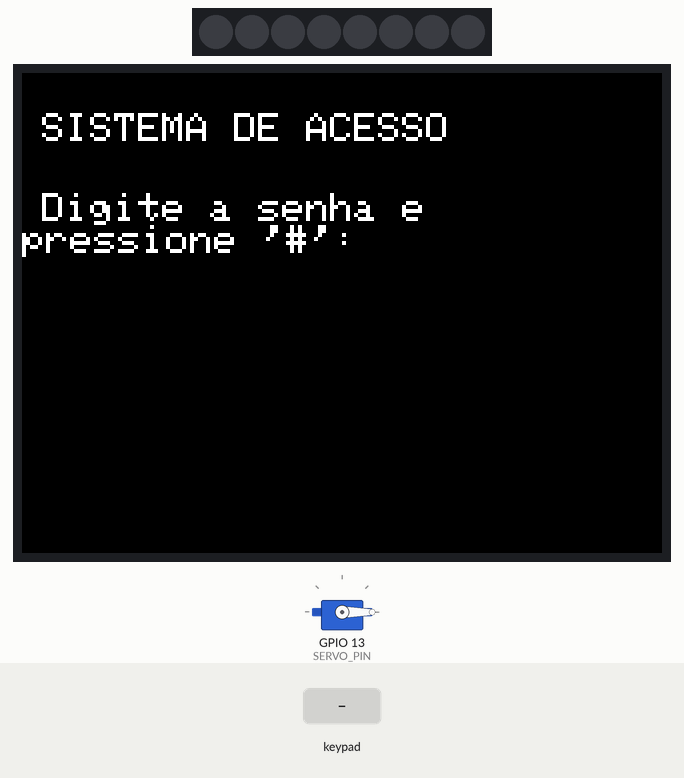
A sketch run on a simulated ESP32. Shown: 8 RGB LEDs in strip order, left to right, servo, 320×240 colour display. The test bench sets the inputs (shaded band). What the sketch prints to the serial monitor is not drawn.

Above: at 1.9 s.
2.0 s: keypad keys 1 2 3 4 # pressed 0.4 s apart
At 4.2 s:
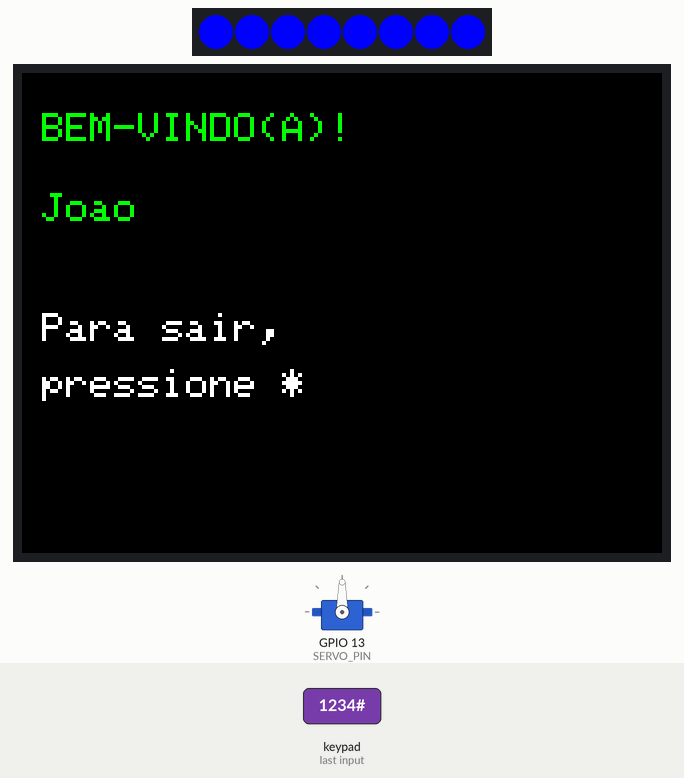
5.5 s: key '*' pressed
At 5.9 s:
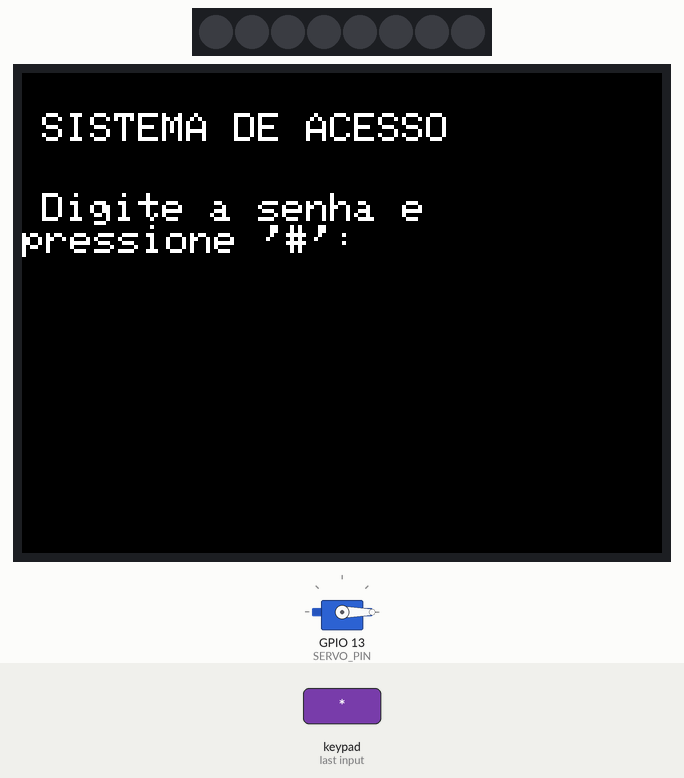
7.1 s: keypad keys 1 3 9 7 # pressed 0.4 s apart
At 9.8 s:
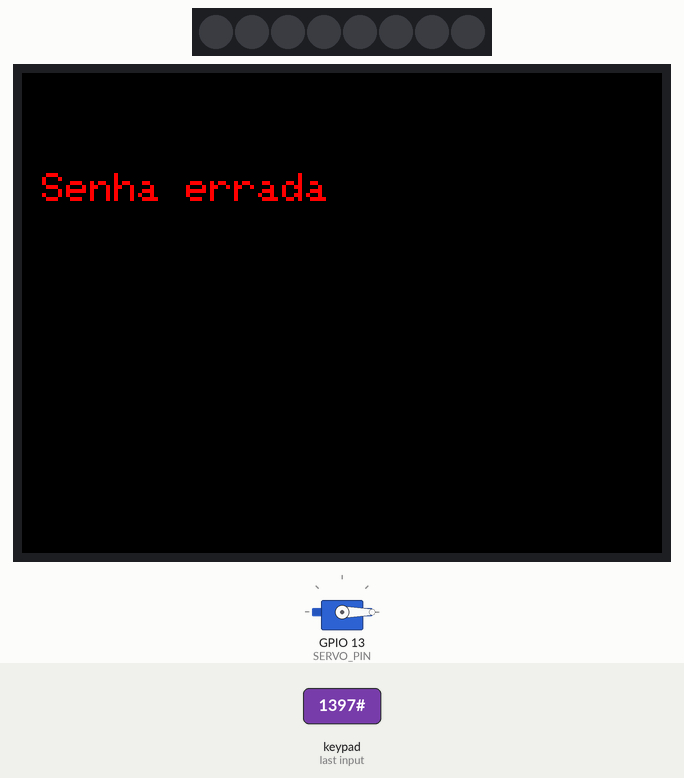
12.1 s: keypad keys A 1 B 2 # pressed 0.4 s apart
At 14.4 s:
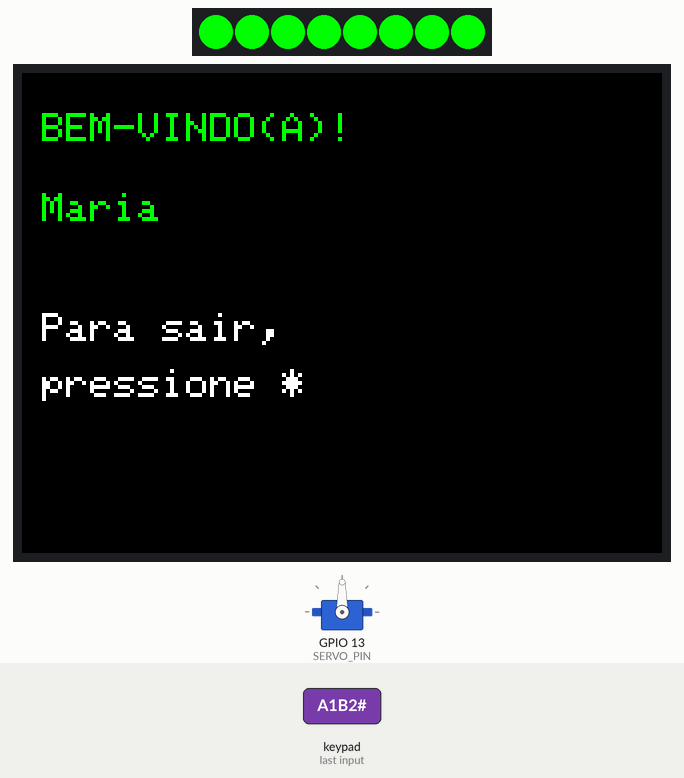
Timing chart, 0 to 15.9 s (numbered marks = the images above; inputs shaded):
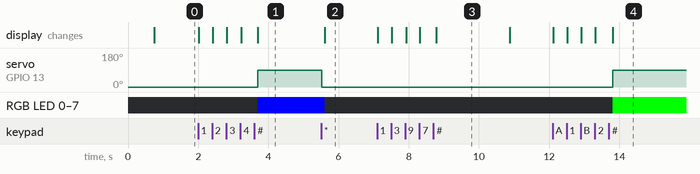

Measured:
- after the input at 2.0 s, servo on GPIO 13 (SERVO_PIN): 0° → 90° after 1.7 s; RGB LED 0–7: off → RGB(0, 0, 255) after 1.7 s; the display: first changes at once (image 1 shows a later state)
- after the input at 5.5 s, servo on GPIO 13 (SERVO_PIN): 90° → 0° at once; RGB LED 0–7: RGB(0, 0, 255) → off after 0.11 s; the display: changes after 0.11 s (image 2)
- after the input at 7.1 s, the display: first changes at once (image 3 shows a later state)
- after the input at 12.1 s, servo on GPIO 13 (SERVO_PIN): 0° → 90° after 1.7 s; RGB LED 0–7: off → RGB(0, 255, 0) after 1.7 s; the display: first changes at once (image 4 shows a later state)
- what the display in image 3 shows lasts 2.1 s, from 8.8 s to 10.9 s

The sketch:

sala_de_aula.ino
```cpp
#include <SPI.h>
#include <Keypad.h>
#include <Adafruit_NeoPixel.h>
#include <ESP32Servo.h>
#include <Adafruit_GFX.h>
#include <Adafruit_ILI9341.h>


#define LED_PIN 15
#define NUMPIXELS 8
#define SERVO_PIN 13
#define TFT_CS 14
#define TFT_DC 21
#define TFT_RST 22
#define TFT_SCK 18
#define TFT_MISO 19
#define TFT_MOSI 23

// --- INSTÂNCIAS DOS COMPONENTES ---
Adafruit_NeoPixel strip(NUMPIXELS, LED_PIN, NEO_GRB + NEO_KHZ800);
Servo cortina;
Adafruit_ILI9341 tft = Adafruit_ILI9341(TFT_CS, TFT_DC, TFT_RST);

// --- CONFIGURAÇÃO DO TECLADO MATRICIAL (KEYPAD) ---
const byte ROWS = 4;
const byte COLS = 4;
char keys[ROWS][COLS] = {
    {'1', '2', '3', 'A'},
    {'4', '5', '6', 'B'},
    {'7', '8', '9', 'C'},
    {'*', '0', '#', 'D'}};
byte rowPins[ROWS] = {19, 18, 5, 17};
byte colPins[COLS] = {16, 4, 0, 2};
Keypad keypad = Keypad(makeKeymap(keys), rowPins, colPins, ROWS, COLS);

// --- ESTRUTURA DE DADOS DE USUÁRIO ---
struct Usuario {
  String senha;
  String nome;
  String nomeCor;
  uint32_t corHex;
};

// --- CADASTRO DOS 4 USUÁRIOS ---
Usuario usuarios[] = {
    {"1234", "Joao", "Azul", strip.Color(0, 0, 255)},
    {"A1B2", "Maria", "Verde", strip.Color(0, 255, 0)},
    {"9876", "Carlos", "Amarelo", strip.Color(255, 255, 0)},
    {"C0D3", "Ana", "Roxo", strip.Color(255, 0, 255)}};
const int totalUsuarios = 4;

String senhaDigitada = "";
bool usuarioLogado = false;

void prepararTeclado() {
  for (byte i = 0; i < ROWS; i++) {
    pinMode(rowPins[i], OUTPUT);
    digitalWrite(rowPins[i], HIGH);
  }
  for (byte i = 0; i < COLS; i++) {
    pinMode(colPins[i], INPUT_PULLUP);
  }
}

void prepararTela() {
  SPI.end();
  SPI.begin(TFT_SCK, TFT_MISO, TFT_MOSI, -1);
  pinMode(TFT_CS, OUTPUT);
  digitalWrite(TFT_CS, HIGH);
  pinMode(TFT_DC, OUTPUT);
  pinMode(TFT_RST, OUTPUT);
  digitalWrite(TFT_RST, HIGH);
}

void setup() {
  Serial.begin(115200);
  delay(500);
  Serial.println("\n--- SISTEMA DE ACESSO INICIALIZADO ---");

  strip.begin();
  strip.show();

  cortina.attach(SERVO_PIN);
  cortina.write(0);

  prepararTela();
  tft.begin();
  tft.setRotation(1);
  tft.setTextWrap(false);
  exibirMensagemPadrao();
}

void loop() {
  prepararTeclado();
  char key = keypad.getKey();

  if (key) {
    if (usuarioLogado) {
      if (key == '*') {
        fazerLogoff();
      }
    } else {
      if (key == '#') {
        verificarSenha();
        senhaDigitada = "";
      } else if (key == '*') {
        senhaDigitada = "";
        exibirMensagemPadrao();
      } else {
        senhaDigitada += key;
        atualizarDisplayDigitos();
      }
    }
  }
}

void exibirMensagemPadrao() {
  prepararTela();
  tft.fillScreen(ILI9341_BLACK);
  tft.setTextColor(ILI9341_WHITE, ILI9341_BLACK);
  tft.setTextSize(2);
  tft.setCursor(10, 20);
  tft.println("SISTEMA DE ACESSO");
  tft.setCursor(10, 60);
  tft.println("Digite a senha e");
  tft.println("pressione '#':");
}

void atualizarDisplayDigitos() {
  prepararTela();
  tft.fillRect(10, 108, 300, 36, ILI9341_BLACK);
  tft.setTextSize(2);
  tft.setTextColor(ILI9341_YELLOW, ILI9341_BLACK);
  tft.setCursor(10, 112);

  for (unsigned int i = 0; i < senhaDigitada.length(); i++) {
    tft.print('*');
  }
}

void verificarSenha() {
  bool acessoConcedido = false;

  for (int i = 0; i < totalUsuarios; i++) {
    if (senhaDigitada == usuarios[i].senha) {
      acessoConcedido = true;
      sucessoAcesso(usuarios[i]);
      break;
    }
  }

  if (!acessoConcedido) {
    erroAcesso();
  }
}

void sucessoAcesso(Usuario user) {
  usuarioLogado = true;

  Serial.println("----------------------------------------");
  Serial.print("Bem-vindo, ");
  Serial.print(user.nome);
  Serial.println("!");
  Serial.println("STATUS DA SALA:");
  Serial.println("- Cortina: ABERTA (90 deg)");
  Serial.print("- Cor do LED: ");
  Serial.println(user.nomeCor);
  Serial.println("----------------------------------------");

  prepararTela();
  tft.fillScreen(ILI9341_BLACK);
  tft.setTextColor(ILI9341_GREEN, ILI9341_BLACK);
  tft.setTextSize(2);
  tft.setCursor(10, 20);
  tft.println("BEM-VINDO(A)!");
  tft.setCursor(10, 60);
  tft.println(user.nome);

  tft.setTextColor(ILI9341_WHITE, ILI9341_BLACK);
  tft.setTextSize(2);
  tft.setCursor(10, 120);
  tft.print("Para sair,");
  tft.setCursor(10, 148);
  tft.print("pressione *");

  for (int i = 0; i < NUMPIXELS; i++) {
    strip.setPixelColor(i, user.corHex);
  }
  strip.show();

  cortina.write(90);
}

void erroAcesso() {
  Serial.println("[ALERTA] Tentativa de acesso negada! Senha errada.");

  prepararTela();
  tft.fillScreen(ILI9341_BLACK);
  tft.setTextColor(ILI9341_RED, ILI9341_BLACK);
  tft.setTextSize(2);
  tft.setCursor(10, 50);
  tft.println("Senha errada");

  delay(2000);
  exibirMensagemPadrao();
}

void fazerLogoff() {
  usuarioLogado = false;

  Serial.println("----------------------------------------");
  Serial.println("Usuario saiu da sala.");
  Serial.println("STATUS DA SALA:");
  Serial.println("- Cortina: FECHADA (0 deg)");
  Serial.println("- LED: DESLIGADO");
  Serial.println("----------------------------------------");

  cortina.write(0);
  strip.clear();
  strip.show();

  senhaDigitada = "";
  exibirMensagemPadrao();
}
```
